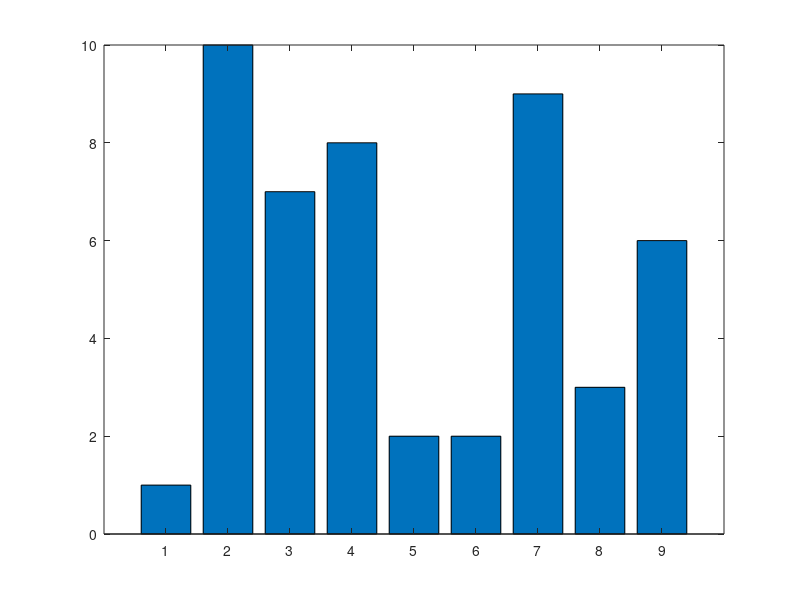

Write the MATLAB code that produced this figure. (Note: this script raises an error after producing the figure.)
clear
clc
fig = figure;
bar([1 10 7 8 2 2 9 3 6])
fig.PaperUnits = 'points';
fig.PaperPosition = [0 0 600 300];
ax = fig.CurrentAxes;
ax.Box = 'off';
ax.TickLength = [0.005 0.025];
ax.TickDir = 'out';
%ax.Units = 'pixels';
%ax.OuterPosition 	% red
%ax.Position			% blue
%ax.TightInset		% magenta

ax.Position = [0.05 0.10 0.90 0.85];

% 432*216
%		 /[6 3]
% 72*72


tic
print(fig, '-r150', '-dsvg', 'png/print.svg');
toc
display('print done');


tic
saveas(fig, 'png/saveas.svg');
toc
display('saveas done');

close(fig);